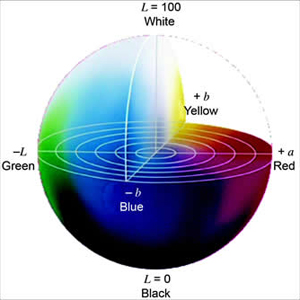
#> input picture cielab.jpeg, 300 x 300 px
$ python color_transfer.py cielab.jpeg cielab.jpeg   (older library calls are emulated)
#> lines starting #> are read from the running program, lines starting #| are printed output that depends on the picture
import argparse
import os
import numpy as np
from scipy.interpolate import interp1d
from scipy.misc import imread, imresize, imsave, fromimage, toimage


# Util function to match histograms
def match_histograms(A, B, rng=(0.0, 255.0), bins=64):
    (Ha, Xa), (Hb, Xb) = [np.histogram(i, bins=bins, range=rng, density=True) for i in [A, B]]
    X = np.linspace(rng[0], rng[1], bins, endpoint=True)
    Hpa, Hpb = [np.cumsum(i) * (rng[1] - rng[0]) ** 2 / float(bins) for i in [Ha, Hb]]
    inv_Ha = interp1d(X, Hpa, bounds_error=False, fill_value='extrapolate')
    map_Hb = interp1d(Hpb, X, bounds_error=False, fill_value='extrapolate')
    return map_Hb(inv_Ha(A).clip(0.0, 255.0))


# util function to preserve image color
def original_color_transform(content, generated, mask=None, hist_match=0, mode='YCbCr'):
    generated = fromimage(toimage(generated, mode='RGB'), mode=mode)  # Convert to YCbCr color space

    if mask is None:
        if hist_match == 1:
            for channel in range(3):
                generated[:, :, channel] = match_histograms(generated[:, :, channel], content[:, :, channel])
        else:
            generated[:, :, 1:] = content[:, :, 1:]
    else:
        width, height, channels = generated.shape

        for i in range(width):
            for j in range(height):
                if mask[i, j] == 1:
                    if hist_match == 1:
                        for channel in range(3):
                            generated[i, j, channel] = match_histograms(generated[i, j, channel], content[i, j, channel])
                    else:
                        generated[i, j, 1:] = content[i, j, 1:]

    generated = fromimage(toimage(generated, mode=mode), mode='RGB')  # Convert to RGB color space
    return generated


# util function to load masks
def load_mask(mask_path, shape):
    mask = imread(mask_path, mode="L") # Grayscale mask load
    width, height, _ = shape
    mask = imresize(mask, (width, height), interp='bicubic').astype('float32')

    # Perform binarization of mask
    mask[mask <= 127] = 0
    mask[mask > 128] = 255

    max = np.amax(mask)
    mask /= max

    return mask


parser = argparse.ArgumentParser(description='Neural style transfer color preservation.')

parser.add_argument('content_image', type=str, help='Path to content image')
parser.add_argument('generated_image', type=str, help='Path to generated image')
parser.add_argument('--mask', default=None, type=str, help='Path to mask image')
parser.add_argument('--hist_match', type=int, default=0, help='Perform histogram matching for color matching')

args = parser.parse_args()

if args.hist_match == 1:
    image_suffix = "_histogram_color.png"
    mode = "RGB"
else:
    image_suffix = "_original_color.png"
    mode = "YCbCr"

image_path = os.path.splitext(args.generated_image)[0] + image_suffix

generated_image = imread(args.generated_image, mode="RGB")
#> generated_image is the input picture: shape (300, 300, 3); mean R, G, B 178.8, 185.7, 197.9
img_width, img_height, _ = generated_image.shape
#> img_width = 300; img_height = 300

content_image = imread(args.content_image, mode=mode)
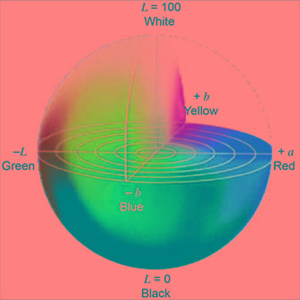
#> content_image: shape (300, 300, 3); mean R, G, B 184.8, 135.1, 123.4
content_image = imresize(content_image, (img_width, img_height), interp='bicubic')

mask_transfer = args.mask is not None
if mask_transfer:
    mask_img = load_mask(args.mask, generated_image.shape)
else:
    mask_img = None

img = original_color_transform(content_image, generated_image, mask_img, args.hist_match, mode=mode)
#> in original_color_transform, `generated[:, :, 1:] = content[:, :, 1:]`:
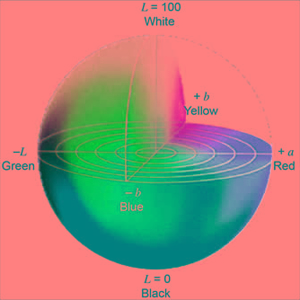
#> generated: shape (300, 300, 3); mean R, G, B 178.8, 135.1, 123.4
imsave(image_path, img)

print("Image saved at path : %s" % image_path)
